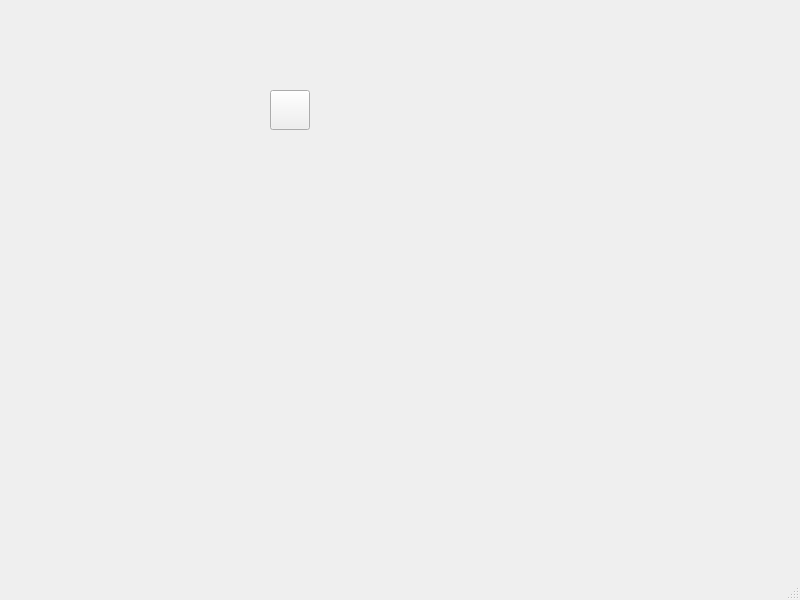
<?xml version="1.0" encoding="UTF-8"?>
<ui version="4.0">
 <class>MainWindow</class>
 <widget class="QMainWindow" name="MainWindow">
  <property name="geometry">
   <rect>
    <x>0</x>
    <y>0</y>
    <width>800</width>
    <height>600</height>
   </rect>
  </property>
  <property name="windowTitle">
   <string>MainWindow</string>
  </property>
  <widget class="QWidget" name="centralwidget">
   <widget class="QLabel" name="lbl">
    <property name="geometry">
     <rect>
      <x>180</x>
      <y>90</y>
      <width>40</width>
      <height>40</height>
     </rect>
    </property>
    <property name="text">
     <string/>
    </property>
    <property name="pixmap">
     <pixmap>0.png</pixmap>
    </property>
   </widget>
   <widget class="QPushButton" name="pb">
    <property name="geometry">
     <rect>
      <x>270</x>
      <y>90</y>
      <width>40</width>
      <height>40</height>
     </rect>
    </property>
    <property name="text">
     <string/>
    </property>
    <property name="icon">
     <iconset>
      <normaloff>0.png</normaloff>0.png</iconset>
    </property>
    <property name="iconSize">
     <size>
      <width>40</width>
      <height>40</height>
     </size>
    </property>
   </widget>
  </widget>
  <widget class="QMenuBar" name="menubar">
   <property name="geometry">
    <rect>
     <x>0</x>
     <y>0</y>
     <width>800</width>
     <height>21</height>
    </rect>
   </property>
  </widget>
  <widget class="QStatusBar" name="statusbar"/>
 </widget>
 <resources/>
 <connections/>
</ui>
